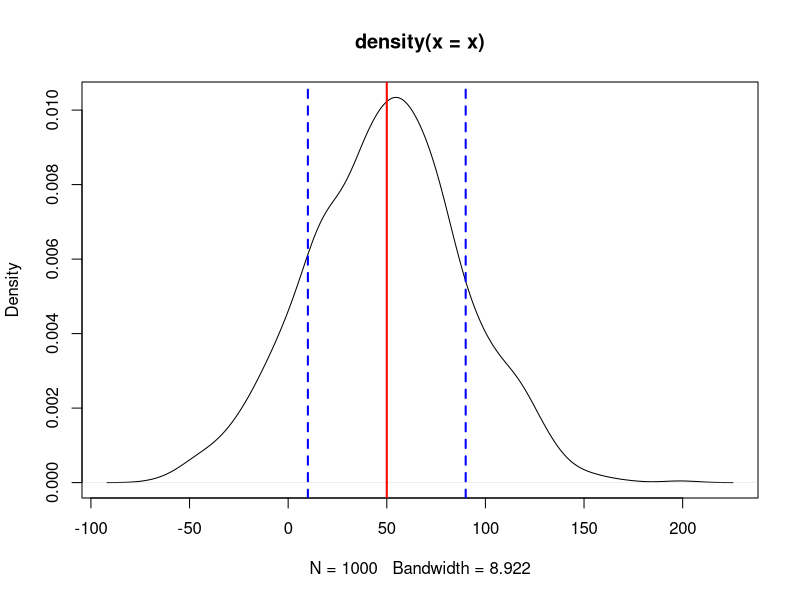
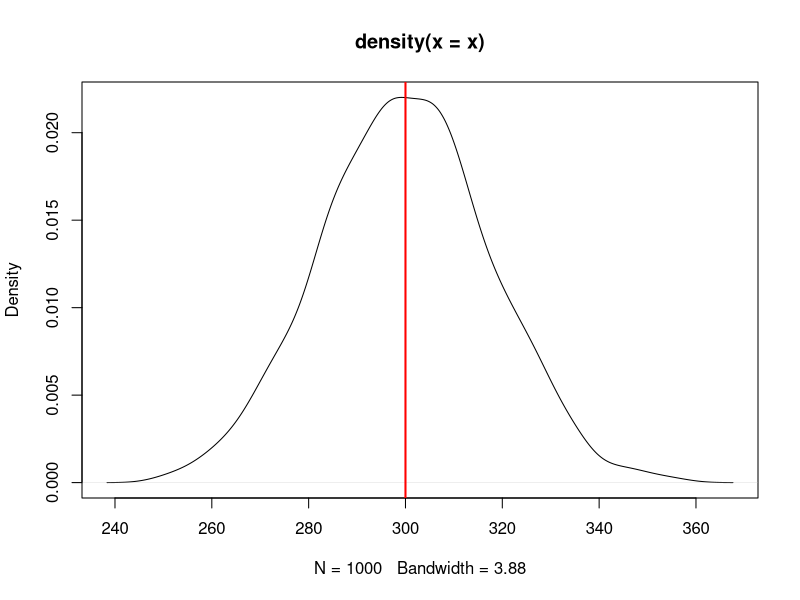

The R script that drew these images, in order:
rm(list=ls())

n <- 1000
mean.x <- 50
sd.x <- 40

x <- rnorm(n, mean = mean.x, sd = sd.x)

plot(density(x))
abline(v = mean.x, col = "red", lwd = 2)
abline(v = mean.x + sd.x, col = "blue", lwd = 2, lty = 2)
abline(v = mean.x - sd.x, col = "blue", lwd = 2, lty = 2)


rm(list=ls())

n <- 1000
lambda.x <- 300

x <- rpois(n, lambda = lambda.x)

plot(density(x))
abline(v = lambda.x, col = "red", lwd = 2)


breeding <- rbinom(10, size = 1, prob = 0.5)
table(breeding)

